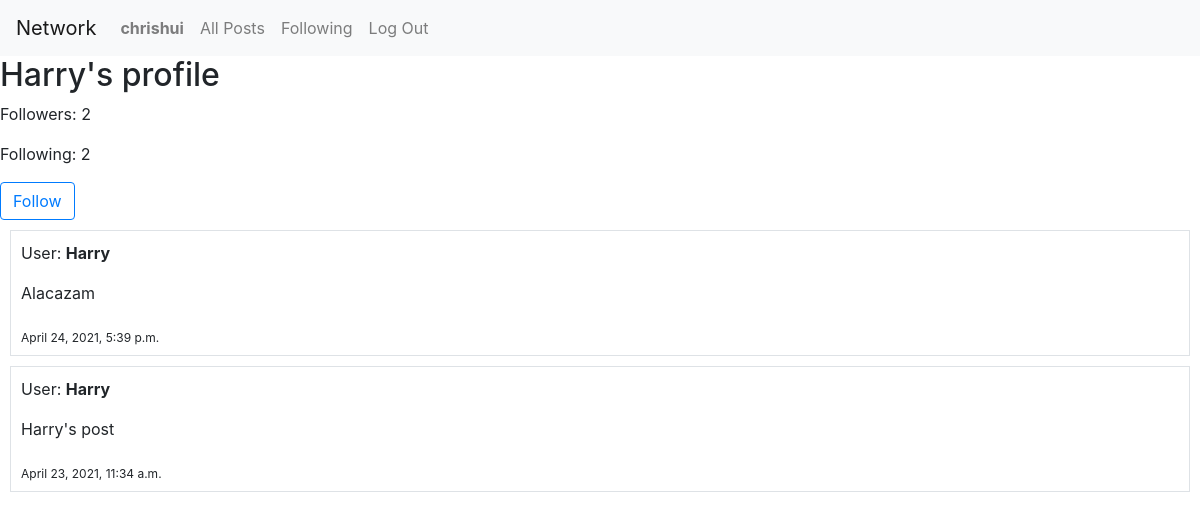
Before: /profile/2 (signed in) with the older database file.
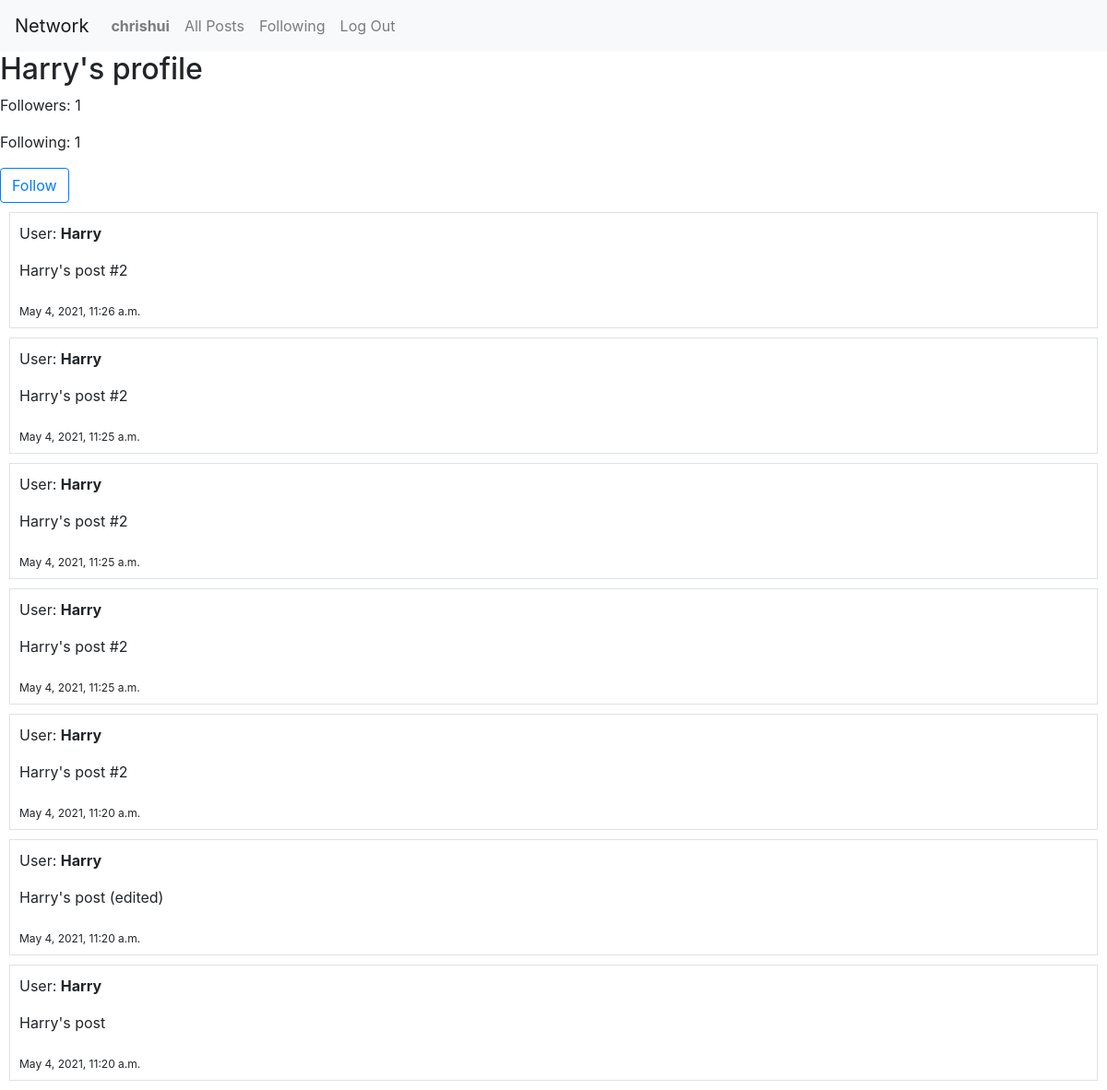
After: the same page with the newer database file.
### network/models.py (models this page shows, shortened)
class TimeStampMixin(models.Model):
    created_at = models.DateTimeField(auto_now_add=True)
    updated_at = models.DateTimeField(auto_now=True)
    class Meta:
        abstract = True

class Post(TimeStampMixin):
    user = models.ForeignKey(User, on_delete=models.CASCADE)
    content = models.CharField(max_length = 64)
    likes = models.IntegerField(default=0)

class User(AbstractUser):
    pass

### network/views.py (the view)
# urls.py: path("profile/<int:user_id>", views.profile, name="profile"),
def profile(request, user_id):
    target_user = User.objects.get(id=user_id)
    user = request.user
    posts_chronological = []
    for object in Post.objects.filter(user=target_user):
        posts_chronological.insert(0,object)
    following_check = Profile.objects.filter(user=user, following=target_user).exists()
    following_count = Profile.objects.filter(user=target_user).values('following').count()
    followers_count = Profile.objects.filter(user=target_user).values('followers').count()
    return render(request, "network/profile.html", {
        "posts": posts_chronological,
        "profile": target_user,
        "following_check": following_check,
        "following_count": following_count,
        "followers_count": followers_count,
    })

### network/templates/network/profile.html (shortened to what this page needs)
{% extends "network/layout.html" %}
{% block body %}
  <h2> {{ profile.username }}'s profile</h2>
  <p> Followers: {{followers_count}}</p>
  <p> Following: {{following_count}}</p>
  {% if user.id != profile.id %}
    <form action="{% url 'follow' profile.id %}" method="post">
      {% if following_check == False %}
        <input type="submit" value="Follow" class="btn btn-outline-primary" />
      {% endif %}
    </form>
  {% endif %}
  {% for post in posts %}
    <div class="border" style="margin: 10px; padding: 10px;">
      <p>User:  <b> {{ post.user }} </b></p>
      <p> {{ post.content }} </p>
      <sub> {{ post.created_at }}</sub>
    </div>
  {% endfor %}
{% endblock %}

Changed rows visible on the page:
now on this page (row edited): Post: user "Harry", content "Harry's post #2", created_at "May 4, 2021, 11:26 a.m."
changed Post (number 2 of 7 on the later page): content "Alacazam" → "Harry's post #2"; created_at "April 24, 2021, 5:39 p.m." → "May 4, 2021, 11:25 a.m."
now on this page (row edited): Post: user "Harry", content "Harry's post #2", created_at "May 4, 2021, 11:25 a.m."
now on this page (row edited): Post: user "Harry", content "Harry's post #2", created_at "May 4, 2021, 11:25 a.m."
now on this page (row edited): Post: user "Harry", content "Harry's post #2", created_at "May 4, 2021, 11:20 a.m."
now on this page (row edited): Post: user "Harry", content "Harry's post (edited)", created_at "May 4, 2021, 11:20 a.m."
changed Post "Harry's post": created_at "April 23, 2021, 11:34 a.m." → "May 4, 2021, 11:20 a.m."
Other visible differences:
{{ followers_count }}: "2" → "1"
{{ following_count }}: "2" → "1"
